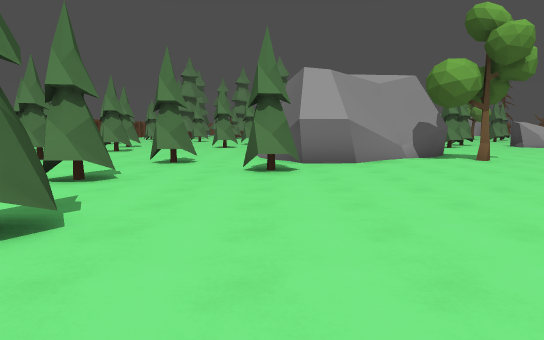
[1] (above)

22 first-person views from a walk through a Godot game level. The camera is 1.5 m above the floor, tilts 6° down and sees 70° across. The floor is counted in squares, 2 m on a side. Each view is taken from the middle of a square. On the plan, view 1 faces up. The plan holds only what a view shows up to about 12 squares ahead; the rest is blank. The place goes on beyond the plan. Characters and animated objects are left out. Some surface patterns are stand-ins.

[2]
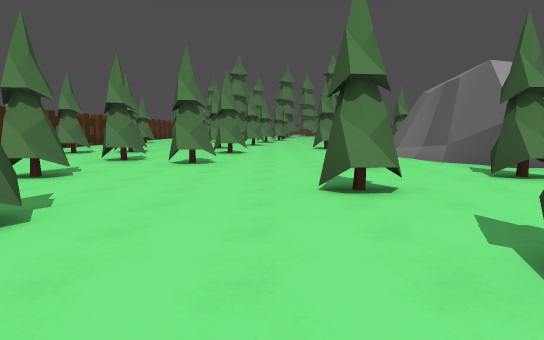

[3]
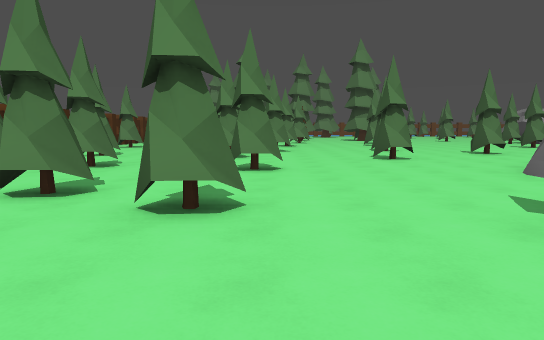

[4]
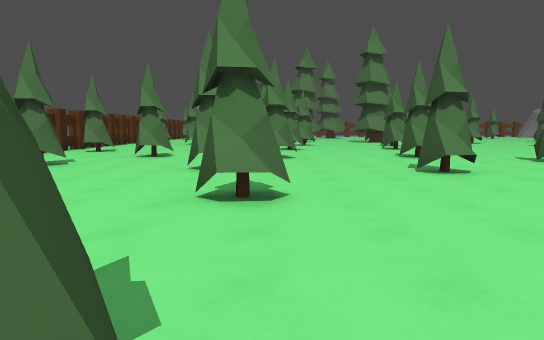

[5]
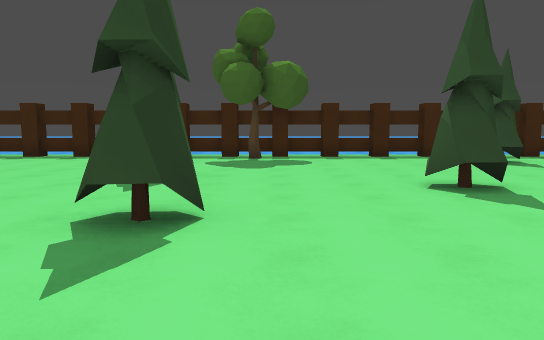

[6]
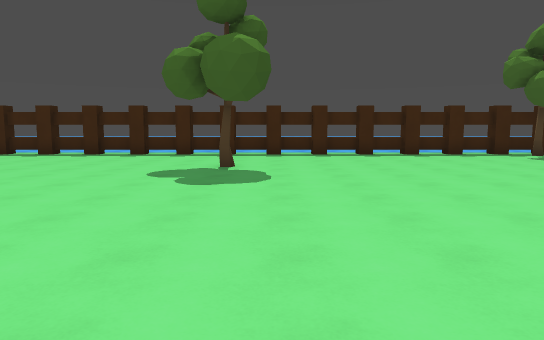

[7]
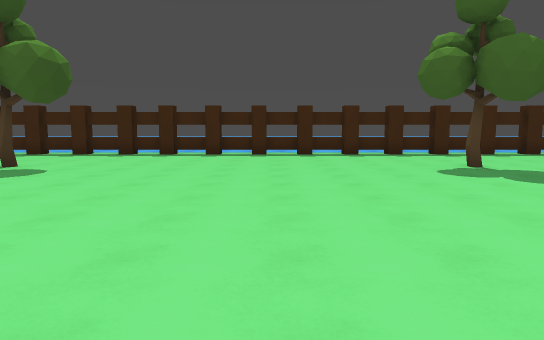

[8]
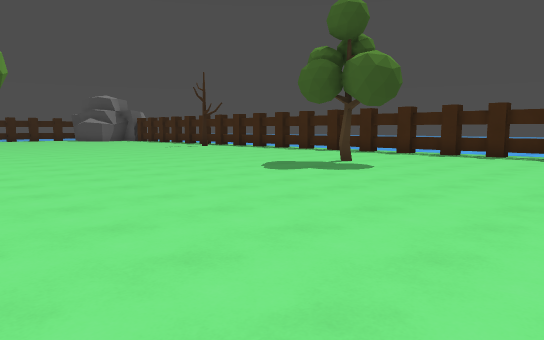

[9]
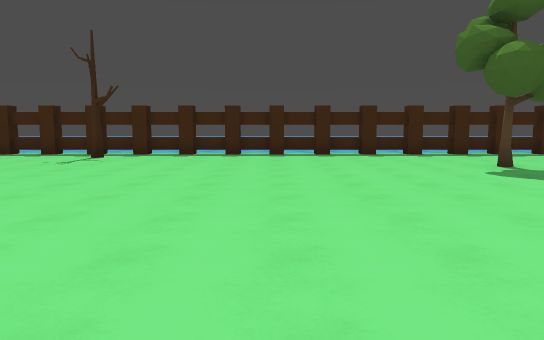

[10]
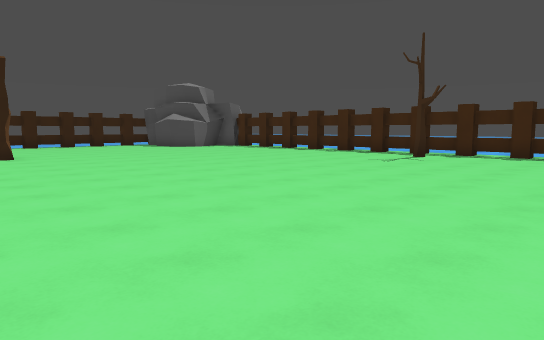

[11]
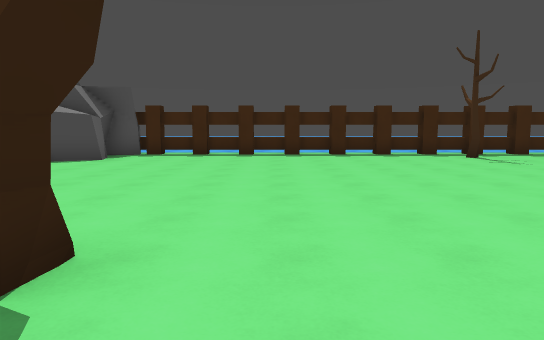

[12]
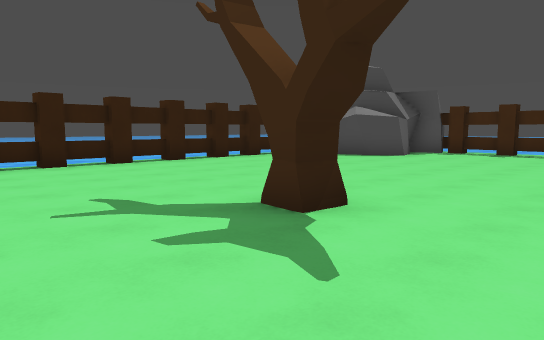

[13]
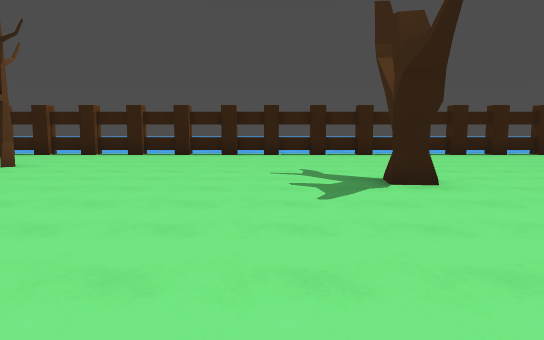

[14]
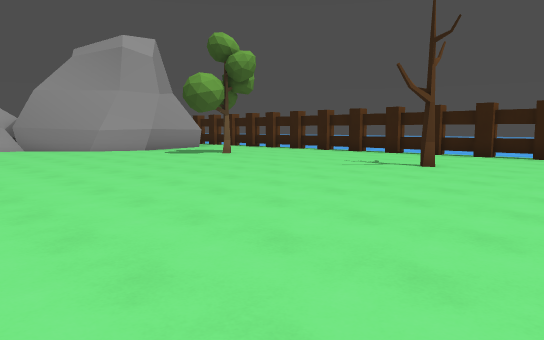

[15]
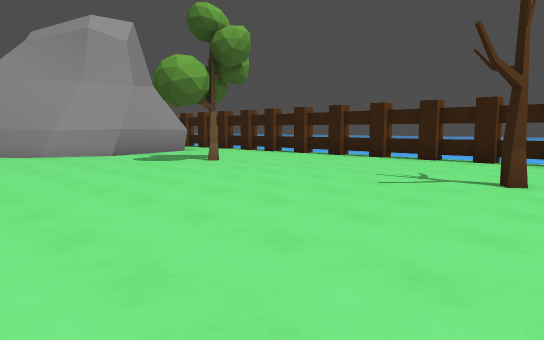

[16]
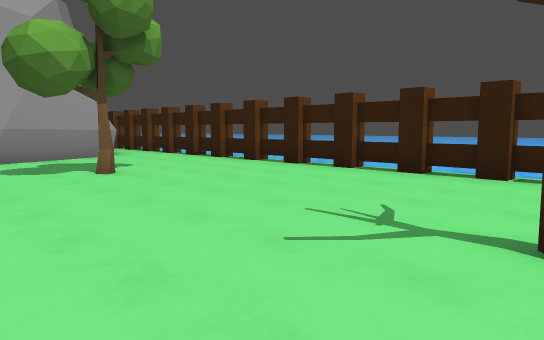

[17]
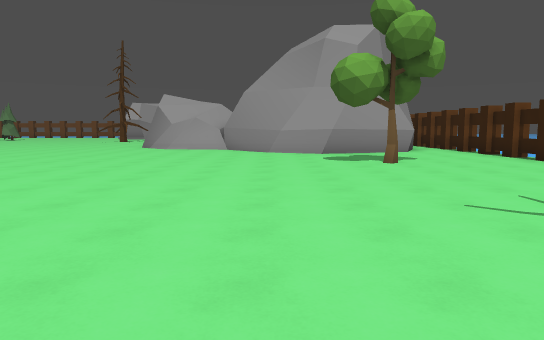

[18]
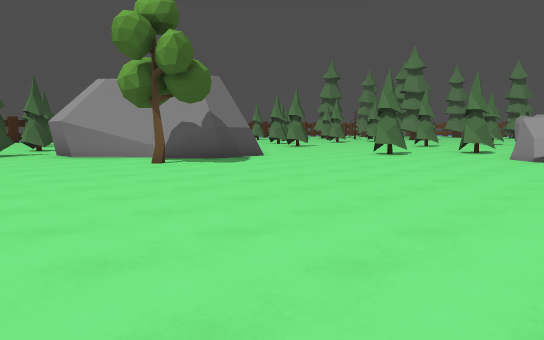

[19]
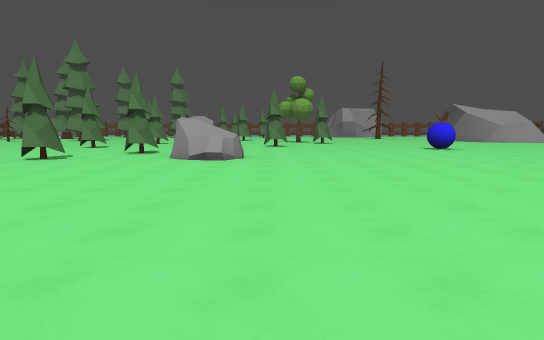

[20]
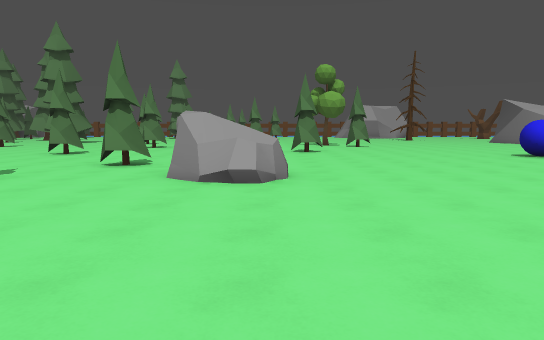

[21]
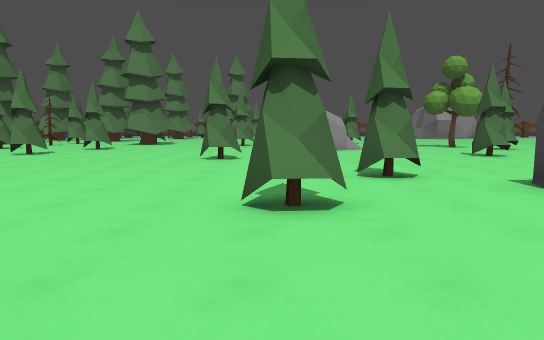

[22]
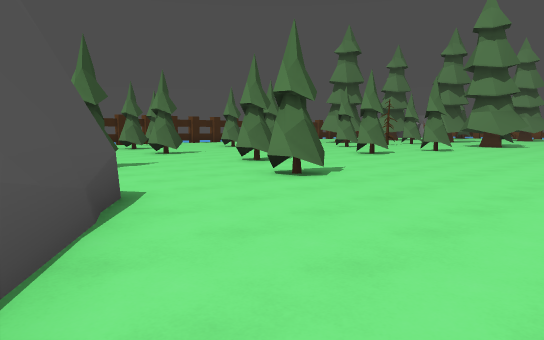

### Floor plan
Key: @ floor where view 1 was taken; # wall or solid block; . floor; = window, fence, low wall or low ledge; T tree; R rock.
Columns run from 10 left of view 1 to 37 right of it. Each row starts with its distance up from view 1.
 25            ....                 .........##....#
 24          TT......     ...       ...............#
 23          .T......    ..T.        ..............=
 22          ......TT.............    .........T...#
 21 ...   .......................#    .............#
 20 .TT. ....T....................     ............=
 19 .... T...T...................       ...........#
 18 .... ......TT......T............    ...........#
 17 T...T................RR.........    ...........#
 16 ....T...T........T...RR........     ...........=
 15  .............................     ........#...#
 14 TTT..T..... ##................     ............#
 13 T...TT....#  ##..............      ............#
 12 ..........#   ##............       ............=
 11 ..TT......#  ###............        ...........#
 10 ..T.T.....####..............T....  ............#
  9  ...T...T..##..T...............................#
  8  ..............................................=
  7   T.......T....................................#
  6    ....T.......................................#
  5    ............................................=
  4   .TT..........................................=
  3   ......T......................................#
  2  ..............T........T......................#
  1 ............................................##
  0 .T........@.......................#.........#
 -1   ....T.....................................#
 -2   ###=##==##=###=###=###=##==##=###=###=##=##

Positions as (right, up) in squares from view 1, and headings:
1: (0, 0), facing up
2: (-4, 1), facing up
3: (-5, 6), facing up
4: (-5, 9), facing up
5: (-4, 9), facing down
6: (4, 10), facing down
7: (9, 10), facing down
8: (9, 10), facing down-right
9: (19, 10), facing down
10: (19, 10), facing down-right
11: (29, 10), facing down
12: (28, 11), facing down-right
13: (25, 10), facing right
14: (25, 12), facing up-right
15: (27, 14), facing up-right
16: (30, 15), facing up-right
17: (30, 13), facing up
18: (13, 5), facing up-left
19: (13, 6), facing up
20: (12, 10), facing up
21: (7, 12), facing up
22: (6, 13), facing up-left
